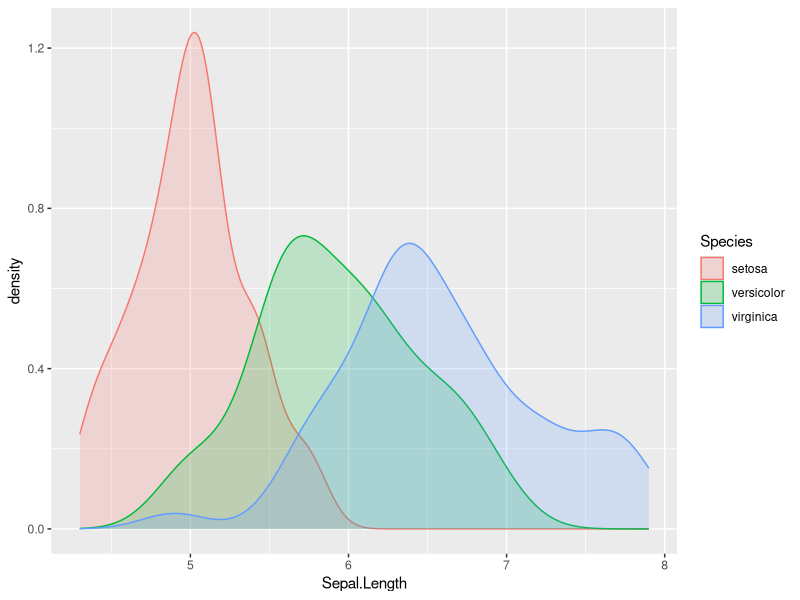

Generate this figure with R:
#install.packages("ggplot2")
library("ggplot2")

df <- iris
obj <- ggplot(df, aes(x = Sepal.Length, colour=Species, fill=Species)) + geom_density(alpha = 0.2)
obj                                                                   
